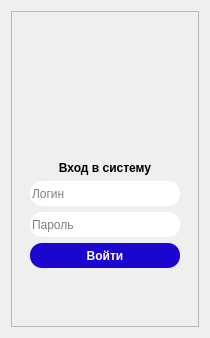
      <widget class="QWidget" name="page">
       <layout class="QGridLayout" name="gridLayout_3">
        <item row="0" column="0">
         <widget class="QFrame" name="login_form">
          <property name="frameShape">
           <enum>QFrame::StyledPanel</enum>
          </property>
          <property name="frameShadow">
           <enum>QFrame::Raised</enum>
          </property>
          <layout class="QGridLayout" name="gridLayout_2">
           <property name="bottomMargin">
            <number>9</number>
           </property>
           <item row="0" column="0">
            <spacer name="verticalSpacer_3">
             <property name="orientation">
              <enum>Qt::Vertical</enum>
             </property>
             <property name="sizeHint" stdset="0">
              <size>
               <width>20</width>
               <height>40</height>
              </size>
             </property>
            </spacer>
           </item>
           <item row="1" column="0">
            <layout class="QHBoxLayout" name="horizontalLayout">
             <item>
              <widget class="QLabel" name="logo">
               <property name="sizePolicy">
                <sizepolicy hsizetype="Fixed" vsizetype="Fixed">
                 <horstretch>0</horstretch>
                 <verstretch>0</verstretch>
                </sizepolicy>
               </property>
               <property name="minimumSize">
                <size>
                 <width>64</width>
                 <height>85</height>
                </size>
               </property>
               <property name="maximumSize">
                <size>
                 <width>64</width>
                 <height>85</height>
                </size>
               </property>
               <property name="layoutDirection">
                <enum>Qt::LeftToRight</enum>
               </property>
               <property name="text">
                <string/>
               </property>
               <property name="pixmap">
                <pixmap resource="resources.qrc">:/iu10_logo/pictures/iu10_logo.svg</pixmap>
               </property>
               <property name="scaledContents">
                <bool>true</bool>
               </property>
               <property name="alignment">
                <set>Qt::AlignCenter</set>
               </property>
               <property name="margin">
                <number>0</number>
               </property>
              </widget>
             </item>
            </layout>
           </item>
           <item row="2" column="0">
            <widget class="QWidget" name="input" native="true">
             <property name="sizePolicy">
              <sizepolicy hsizetype="Fixed" vsizetype="Fixed">
               <horstretch>0</horstretch>
               <verstretch>0</verstretch>
              </sizepolicy>
             </property>
             <layout class="QVBoxLayout" name="verticalLayout_2">
              <item>
               <widget class="QLabel" name="input_label">
                <property name="font">
                 <font>
                  <weight>75</weight>
                  <bold>true</bold>
                 </font>
                </property>
                <property name="text">
                 <string>Вход в систему</string>
                </property>
                <property name="alignment">
                 <set>Qt::AlignCenter</set>
                </property>
               </widget>
              </item>
              <item>
               <widget class="QLineEdit" name="Login">
                <property name="styleSheet">
                 <string notr="true">QLineEdit{
	border-radius: 12px;
	height: 25px;
	width: 150px;
}</string>
                </property>
                <property name="placeholderText">
                 <string>Логин</string>
                </property>
               </widget>
              </item>
              <item>
               <widget class="QLineEdit" name="Password">
                <property name="styleSheet">
                 <string notr="true">QLineEdit{
	border-radius: 12px;
	height: 25px;
	width: 150px;
}</string>
                </property>
                <property name="echoMode">
                 <enum>QLineEdit::Password</enum>
                </property>
                <property name="placeholderText">
                 <string>Пароль</string>
                </property>
               </widget>
              </item>
              <item alignment="Qt::AlignHCenter">
               <widget class="QPushButton" name="EnterButton">
                <property name="enabled">
                 <bool>true</bool>
                </property>
                <property name="sizePolicy">
                 <sizepolicy hsizetype="Minimum" vsizetype="Minimum">
                  <horstretch>0</horstretch>
                  <verstretch>0</verstretch>
                 </sizepolicy>
                </property>
                <property name="minimumSize">
                 <size>
                  <width>150</width>
                  <height>0</height>
                 </size>
                </property>
                <property name="maximumSize">
                 <size>
                  <width>60</width>
                  <height>16777215</height>
                 </size>
                </property>
                <property name="font">
                 <font>
                  <weight>75</weight>
                  <bold>true</bold>
                  <kerning>true</kerning>
                 </font>
                </property>
                <property name="layoutDirection">
                 <enum>Qt::LeftToRight</enum>
                </property>
                <property name="styleSheet">
                 <string notr="true">QPushButton {
	background-color: #1c05cf;
	color: #ffffff;
	border-radius: 12px;
	width: 75px;
	height: 25px;
	font-weight: bold
}

QPushButton:pressed {
	background-color: #130390;
	color: #ffffff;
	border-radius: 12px;
	width: 75px;
	height: 25px;
}</string>
                </property>
                <property name="text">
                 <string>Войти</string>
                </property>
                <property name="checkable">
                 <bool>false</bool>
                </property>
                <property name="autoDefault">
                 <bool>true</bool>
                </property>
                <property name="default">
                 <bool>false</bool>
                </property>
                <property name="flat">
                 <bool>false</bool>
                </property>
               </widget>
              </item>
             </layout>
            </widget>
           </item>
           <item row="3" column="0">
            <spacer name="verticalSpacer">
             <property name="orientation">
              <enum>Qt::Vertical</enum>
             </property>
             <property name="sizeHint" stdset="0">
              <size>
               <width>20</width>
               <height>40</height>
              </size>
             </property>
            </spacer>
           </item>
          </layout>
         </widget>
        </item>
       </layout>
      </widget>
